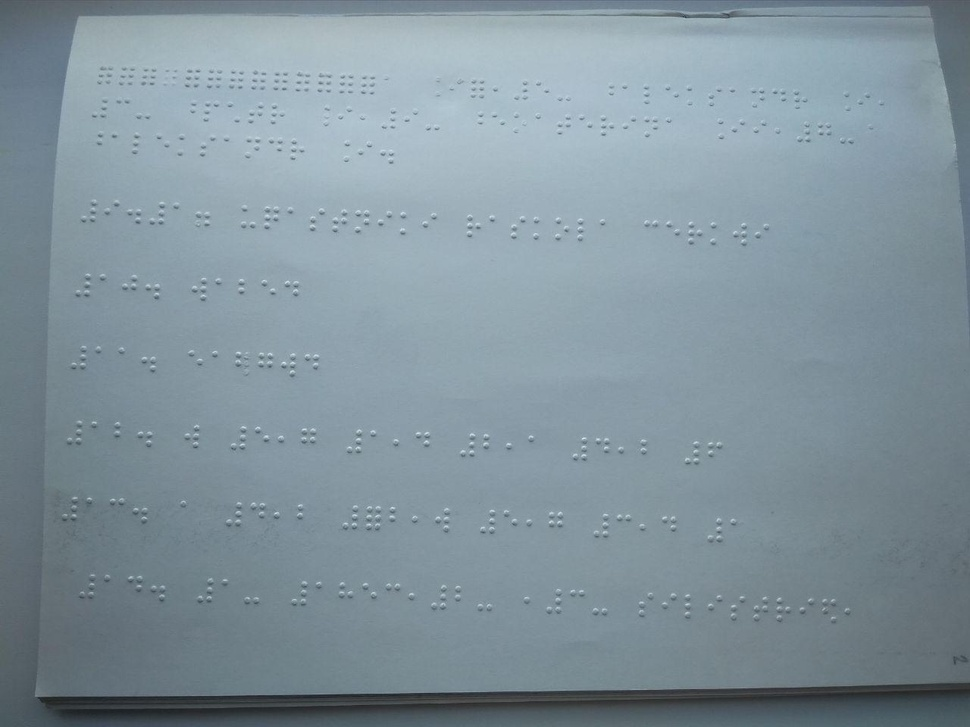
#> input picture dataFiles/origImage/2.jpg, 970 x 727 px, shrunk from 1280 x 960 before the run
$ python cont1.py
#> lines starting #> are read from the running program, lines starting #| are printed output that depends on the picture; after the words box and inside, x2 and y2 are one past the last pixel; in counts of white or black regions, pixels touching at a corner belong together
import cv2
from matplotlib import pyplot as plt
import numpy as  np
import math

class Processing():
	def __init__(self, file):
#> called with file = '../dataFiles/origImage/2.jpg'
		self.file = file
		self.image = cv2.imread(self.file)
#> self.image is the input picture: shape (727, 970, 3); mean B, G, R 156.8, 147.2, 129.9
	def search_contours(self):
		self.image = cv2.cvtColor(self.image, cv2.COLOR_BGR2GRAY)
#> self.image: shape (727, 970)
		self.image = cv2.GaussianBlur(self.image, (5, 5), 0)
		self.image = cv2.Canny(self.image, 20, 50)
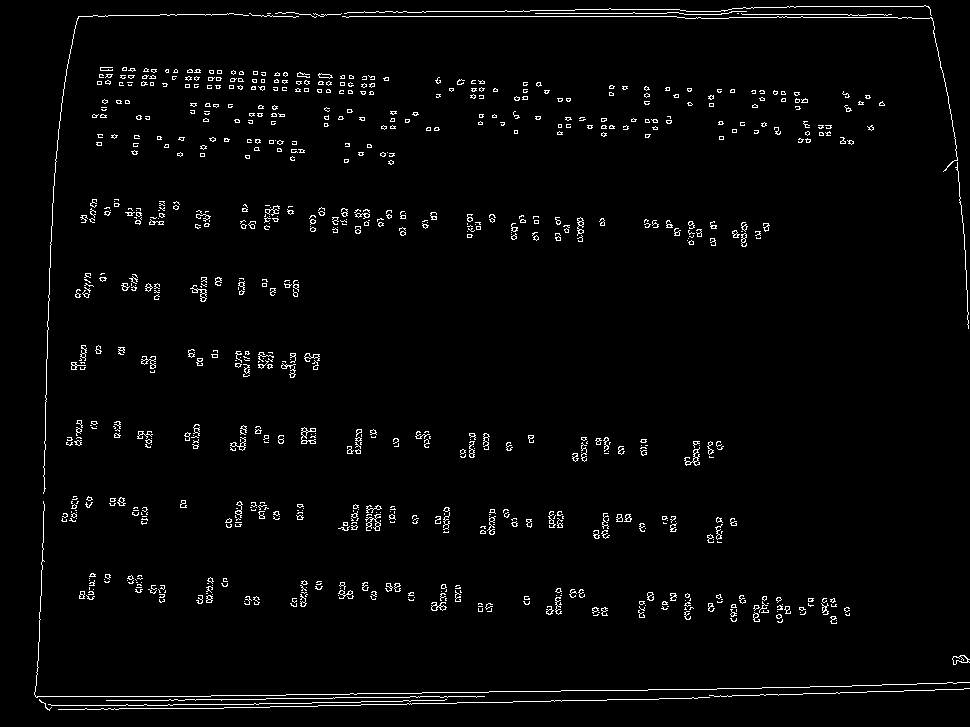
#> self.image: shape (727, 970); 2.4% white in thin lines or dots
		img = self.image.copy()

		kernel = np.ones((5,5),np.uint8)

		dilation = cv2.dilate(img.copy(),kernel,iterations = 4)
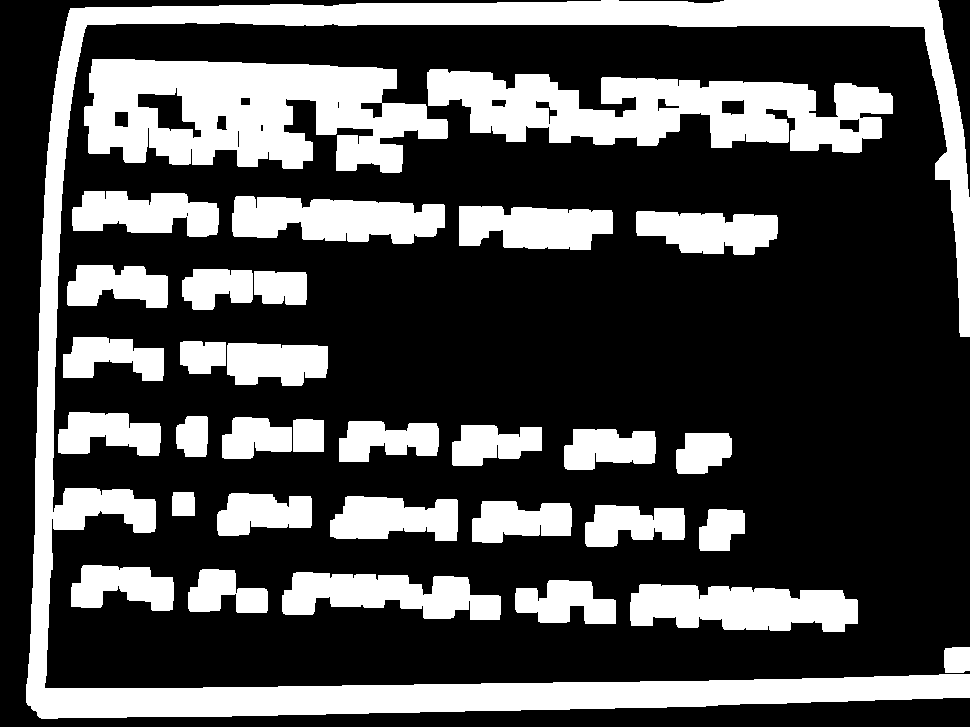
#> dilation: shape (727, 970); 30.3% white; 33 white regions, largest, box (x1, y1, x2, y2) and area: (26, 0, 970, 719) 66155, (84, 59, 448, 173) 27914, (427, 69, 893, 153) 22940
		gradient = cv2.morphologyEx(dilation, cv2.MORPH_GRADIENT, kernel)
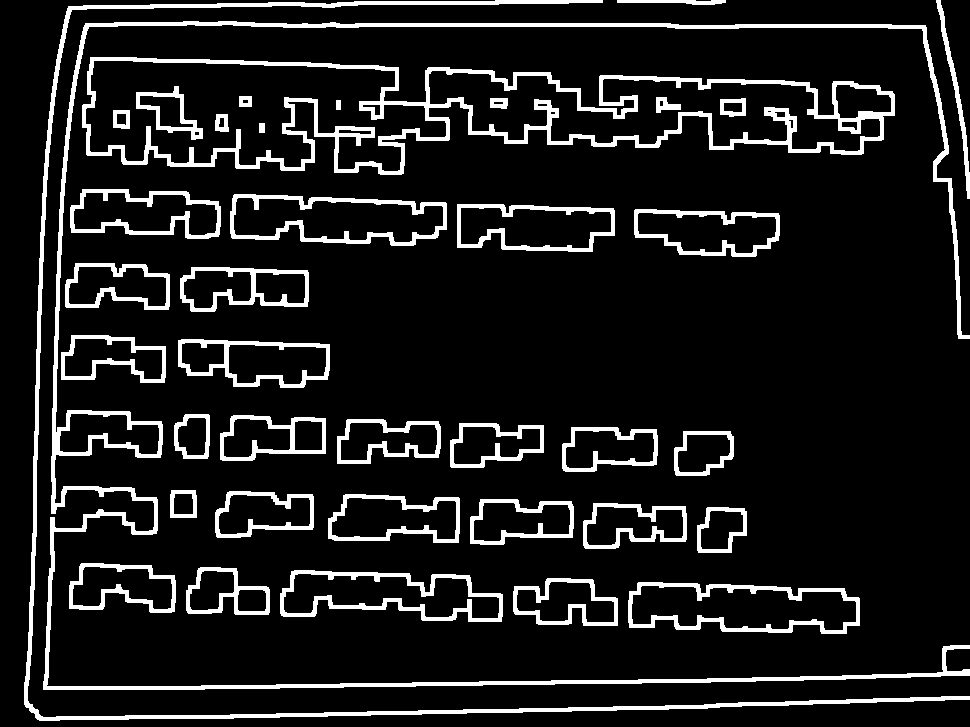
#> gradient: shape (727, 970); 11% white; 39 white regions, largest, box (x1, y1, x2, y2) and area: (43, 21, 970, 690) 14401, (82, 57, 895, 175) 14007, (24, 0, 970, 721) 9018


		edges = cv2.Canny(gradient,20,50)
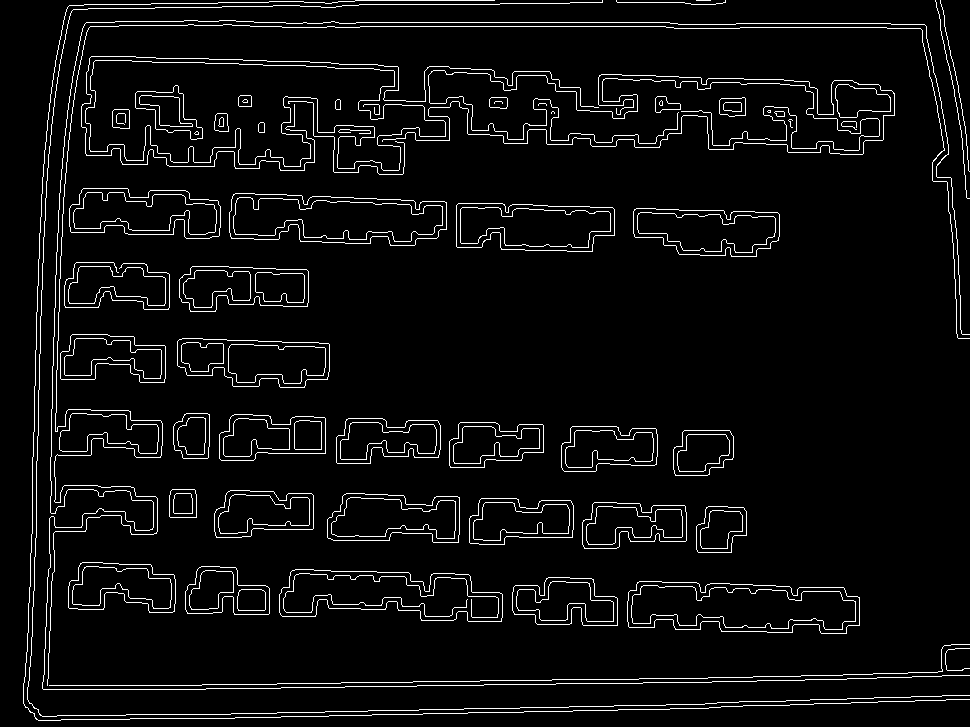
#> edges: shape (727, 970); 5% white in thin lines or dots

		lines = cv2.HoughLines(edges,1,np.pi/180,200)
#> lines = 23 rows, first 8: [717, 1.55], [22, 1.57], [26, 1.57], [689, 1.55], [721, 1.55], [693, 1.55], [558, 1.61], [52, 1.61]

		contours0, hierarchy = cv2.findContours( gradient.copy(), cv2.RETR_TREE, cv2.CHAIN_APPROX_SIMPLE)
#> contours0 = 88 contours, 3 with area under 20; largest, box (x1, y1, x2, y2) and area: (82, 57, 895, 175) 58624, (85, 60, 447, 172) 26960, (428, 70, 881, 152) 19009, (43, 21, 970, 690) 13738, (628, 582, 860, 634) 9446


		sca = 0
		height, width = img.shape
#> height = 727; width = 970
		AREA =  height* width * 0.9
#> AREA = 634671
		sred_angle = 0
		for tt in range(2):

			for cnt in contours0:

				rect = cv2.minAreaRect(cnt)
				box = cv2.boxPoints(rect)
				box = np.int0(box)
				if sca < cv2.contourArea(box) < AREA:
					sca = cv2.contourArea(box)
					ss = box

				center = (int(rect[0][0]), int(rect[0][1]))
				area = int(rect[1][0] * rect[1][1])


				#cv2.drawContours(img,[box],0,(255,0,0),2)

				edge1 = np.int0((box[1][0] - box[0][0], box[1][1] - box[0][1]))
				edge2 = np.int0((box[2][0] - box[1][0], box[2][1] - box[1][1]))


				usedEdge = edge1
				if cv2.norm(edge2) > cv2.norm(edge1):
					usedEdge = edge2
				reference = (1, 0)

				angle = 180.0 / math.pi * math.acos((reference[0] * usedEdge[0] + reference[1] * usedEdge[1]) / (cv2.norm(reference) * cv2.norm(usedEdge)))


				aa = abs(angle - sred_angle)
				if tt == 1 and aa > 30:
					# print(aa)
					cv2.drawContours(img,[box],0,(255,0,0),2)
				if tt != 1:
					sred_angle += angle

			sred_angle = sred_angle / (len(contours0))
#> this loop made 2 passes
#> sred_angle on passes 1 to 2: 160.6, 1.82
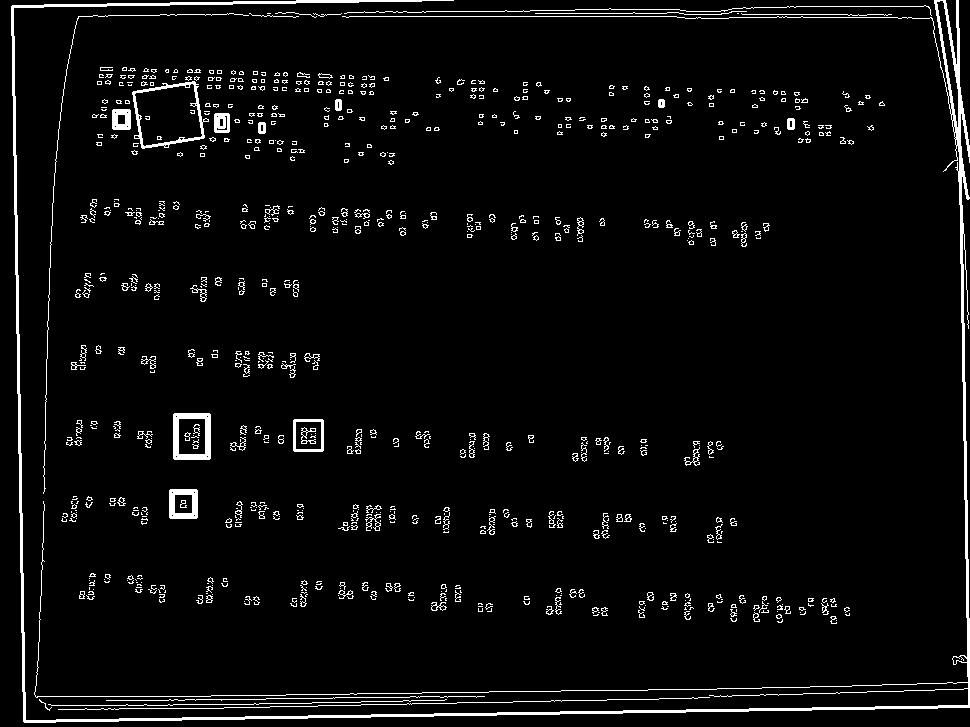
#> img: shape (727, 970); 4.2% white; 824 white regions (657 under 20 px), largest, box (x1, y1, x2, y2) and area: (11, 0, 970, 723) 11539, (173, 413, 211, 460) 868, (132, 81, 209, 149) 780
#> after the loop, sca = 618568; sred_angle = 1.82; ss = [[969, 689], [43, 689], [43, 21], [969, 21]]
			# print(sred_angle)


		plt.imshow(img)
		plt.show()

		# [6 lines of commented-out code are left out]

	def show_image(self):
		plot.imshow(cv2.cvtColor(self.image, cv2.COLOR_BGR2RGB))
		plot.show()
test = Processing('../dataFiles/origImage/2.jpg')
test.search_contours()
# test.show_image()
